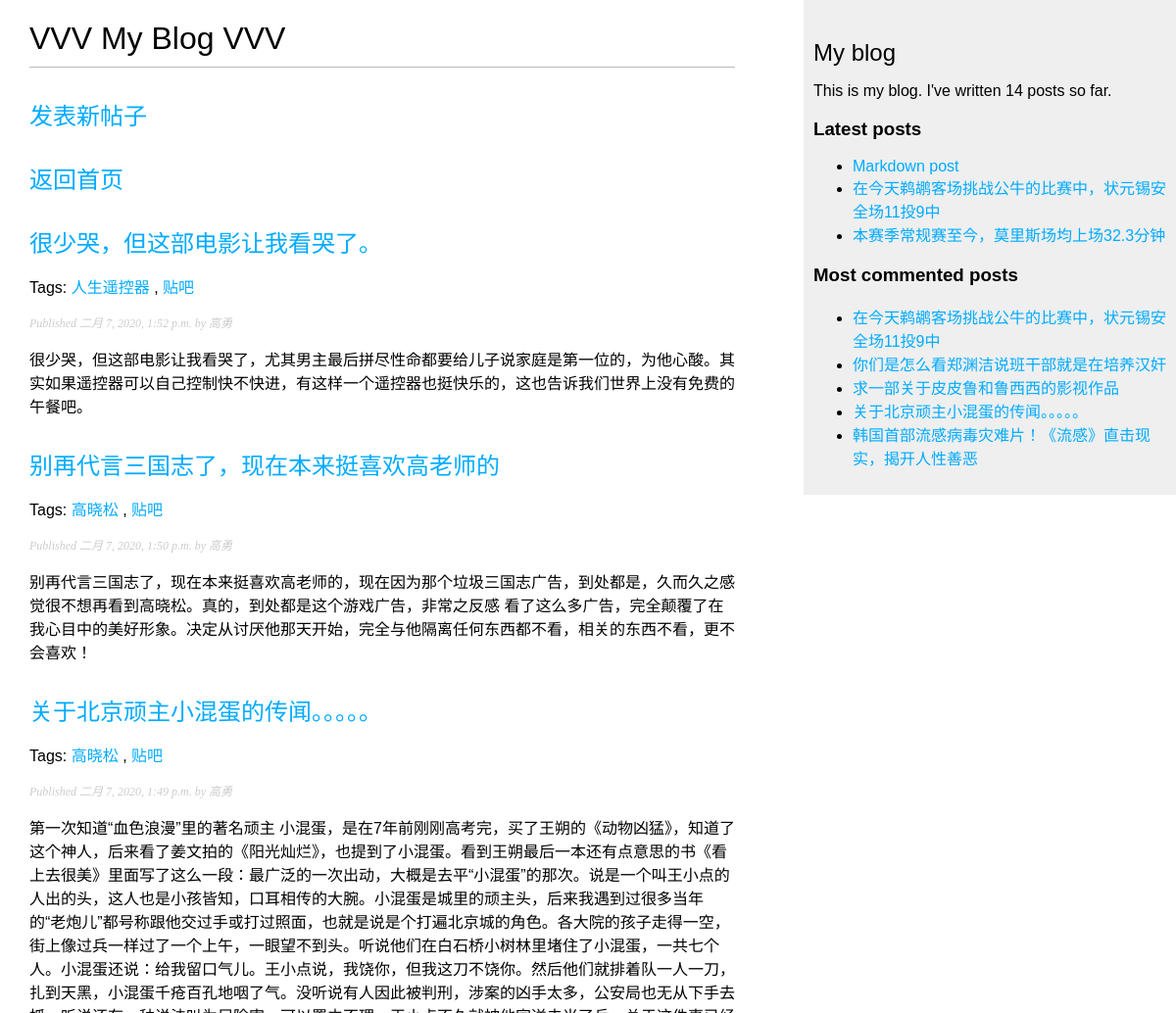
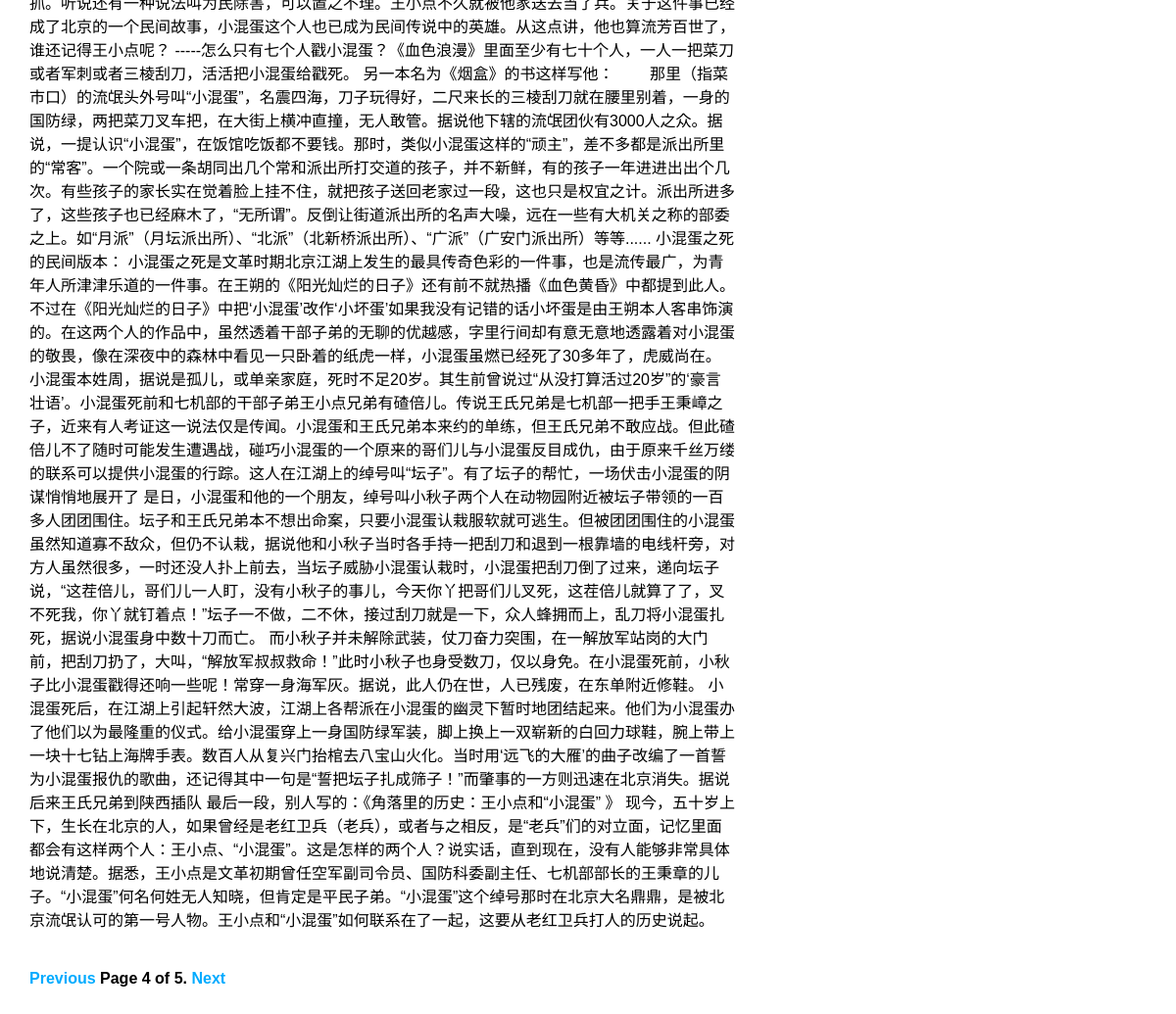
The app's page /blog/?page=4 with its own data (2 pictures, top to bottom).
### blog/models.py (models this page shows, shortened)
class Post(models.Model):
    STATUS_CHOICES = (
        ('draft', 'Draft'),
        ('published', 'Published'),
    )
    title = models.CharField(max_length=250)
    slug = models.SlugField(max_length=250,
                            unique_for_date='publish')
    author = models.ForeignKey(User,
                               on_delete=models.CASCADE,
                               related_name='blog_posts')  # 查询作者名字就用author__username
    body = models.TextField()
    publish = models.DateTimeField(default=timezone.now)  # 查询年就用publish__year
    created = models.DateTimeField(auto_now_add=True)
    updated = models.DateTimeField(auto_now=True)
    status = models.CharField(max_length=10,
                              choices=STATUS_CHOICES,
                              default='draft')
    class Meta:
        ordering = ('-publish',)
    objects = models.Manager()  # The default manager.
    published = PublishedManager()  # Our custom manager.
    def get_absolute_url(self):
        return reverse('blog:post_detail',
                       args=[self.publish.year,
                             self.publish.month,
                             self.publish.day,
                             self.slug])
    tags = TaggableManager()

### blog/views.py (the view)
# urls.py: path('', views.post_list, name='post_list'),
def post_list(request, tag_slug=None):  # 虽然tag_slug=None,但是tag_slug还是可以接收标签参数。
    object_list = Post.published.all()
    tag = None
    if tag_slug:
        tag = get_object_or_404(Tag, slug=tag_slug)
        object_list = object_list.filter(tags__in=[tag])
    paginator = Paginator(object_list, 3)  # 每页3个帖子
    page = request.GET.get('page')  # 网页上取的当前page号码
    try:
        posts = paginator.page(page)
    except PageNotAnInteger:
        posts = paginator.page(1)  # 如果网页上取的当前page号码不是整数，则提交第一个页面。
    except EmptyPage:
        posts = paginator.page(paginator.num_pages)  # 如果网页上取的当前page号码超出范围，则提交最后一页的结果。
    return render(request,
                  'blog/post/list.html',
                  {'page': page,
                   'posts': posts,
                   'tag': tag})

### blog/models.py (called while the page is built)
    def get_queryset(self):
        return super(PublishedManager, self).get_queryset()\
                                             .filter(status='published')

### blog/templatetags/blog_tags.py (called while the page is built)
@register.simple_tag
def total_posts():
    return Post.published.count()

@register.simple_tag
def get_most_commented_posts(count=5):
    return Post.published.annotate(total_comments=Count('comments')).order_by('-total_comments')[:count]

@register.inclusion_tag('blog/post/latest_posts.html')
def show_latest_post(count=5):
    latest_posts = Post.published.order_by('-publish')[:count]
    return {'latest_posts': latest_posts}

@register.filter(name='markdown')
def markdown_format(text):
    return mark_safe(markdown.markdown(text))

### templates/blog/post/list.html (shortened to what this page needs)
{% extends "blog/base.html" %}
{% load blog_tags %}
{% block content %}
    <h1>VVV My Blog VVV</h1>
    <h2><a href="http://222.25.2.37:8000/admin/blog/post/add/">发表新帖子</a></h2>
    <h2><a href="{% url "blog:post_list" %}">返回首页</a></h2>
    {% for post in posts %}
        <h2>
            <a href="{{ post.get_absolute_url }}">
                {{ post.title }}
            </a>
        </h2>
        <p class="tags">
            Tags:
            {% for tag in post.tags.all %}
                <a href="{% url "blog:post_list_by_tag" tag.slug %}">
                    {{ tag.name }}
                </a>
                {% if not forloop.last %}, {% endif %}
            {% endfor %}
        </p>
        <p class="date">
            Published {{ post.publish }} by {{ post.author }}
        </p>
        {{ post.body|markdown|truncatewords_html:30 }}
    {% endfor %}
    {% include "pagination.html" with page=posts %}
{% endblock %}

### templates/blog/base.html (shortened to what this page needs)
{% load blog_tags %}
{% load static %}
<!DOCTYPE html>
<html lang="en">
<head>
    <link href="{% static "css/blog.css" %}" rel="stylesheet">
</head>
<body>
    <div id="content">
        {% block content %}
        {% endblock %}
    </div>
    <div id="sidebar">
        <h2>My blog</h2>
        <p>This is my blog. I've written {% total_posts %} posts so far.</p>
        <h3>Latest posts</h3>
        {% show_latest_post 3 %}
        <h3>Most commented posts</h3>
        {% get_most_commented_posts as most_commented_posts %}
        <ul>
            {% for post in most_commented_posts %}
                <li>
                    <a href="{{ post.get_absolute_url }}">{{ post.title }}</a>
                </li>
            {% endfor %}
        </ul>
    </div>
</body>
</html>

### templates/blog/post/latest_posts.html (shortened to what this page needs)
<!DOCTYPE html>
<html lang="en">
<head>
</head>
<body>
    <ul>
        {% for post in latest_posts %}
            <li>
                <a href="{{ post.get_absolute_url }}">{{ post.title }}</a>
            </li>
        {% endfor %}
    </ul>
</body>
</html>

### blog/static/css/blog.css (style rules this page uses)
body { margin:0; padding:0; font-family:helvetica, sans-serif; }
a { color:#00abff; text-decoration:none; }
h1 { font-weight:normal; border-bottom:1px solid #bbb; padding:0 0 10px 0; }
h2 { font-weight:normal; margin:30px 0 0; }
#content { float:left; width:60%; padding:0 0 0 30px; }
#sidebar { float:right; width:30%; padding:10px; background:#efefef; height:100%; }
p.date { color:#ccc; font-family: georgia, serif; font-size: 12px; font-style: italic; }

### records on screen
Post: title "很少哭，但这部电影让我看哭了。", publish "二月 7, 2020, 1:52 p.m.", author "高勇", body "很少哭，但这部电影让我看哭了，尤其男主最后拼尽性命都要给儿子说家庭是第一位的，为他心酸。其实如果遥控器可以自己控制快不快进，有这样一个遥控器也挺快乐的，这也告诉我们世界上没有免费的午餐吧。"
Tag: name "人生遥控器"
Tag: name "贴吧"
Post: title "别再代言三国志了，现在本来挺喜欢高老师的", publish "二月 7, 2020, 1:50 p.m.", author "高勇", body "别再代言三国志了，现在本来挺喜欢高老师的，现在因为那个垃圾三国志广告，到处都是，久而久之感觉很不想再看到高晓松。真的，到处都是这个游戏广告，非常之反感 看了这么多广告，完全颠覆了在我心目中的美好形象。决定从讨厌他那天开始，完全与他隔离任何东西都不看，相关的东西不看，更不会喜欢！"
Tag: name "高晓松"
Post: title "关于北京顽主小混蛋的传闻。。。。。", publish "二月 7, 2020, 1:49 p.m.", author "高勇", body "第一次知道“血色浪漫”里的著名顽主 小混蛋，是在7年前刚刚高考完，买了王朔的《动物凶猛》，知道了这个神人，后来看了姜文拍的《阳光灿烂》，也提到了小混蛋。看到王朔最后一本还有点意思的书《看上去很美》里面写了这么一段：最广泛的一次出动，大概是去平“小混蛋”的那次。说是一个叫王小点的人出的头，这人也是小孩皆知，口耳相传的大腕。小混蛋是城里的顽主头，后来我遇到过很多当年的“老炮儿”都号称跟他交过手或打过照面，也就是说是个打遍北京城的角色。各大院的孩子走得一空，街上像过兵一样过了一个上午，一眼望不到头。听说他们在白石桥小树林里堵住了小混蛋，一共七个人。小混蛋还说：给我留口气儿。王小点说，我饶你，但我这刀不饶你。然后他们就排着队一人一刀，扎到天黑，小混蛋千疮百孔地咽了气。没听说有人因此被判刑，涉案的凶手太多，公安局也无从下手去抓。听说还有一种说法叫为民除害，可以置之不理。王小点不久就被他家送去当了兵。关于这件事已经成了北京的一个民间故事，小混蛋这个人也已成为民间传说中的英雄。从这点讲，他也算流芳百世了，谁还记得王小点呢？ -----怎么只有七个人戳小混蛋？《血色浪漫》里面至少有七十个人，一人一把菜刀或者军刺或者三棱刮刀，活活把小混蛋给戳死。 另一本名为《烟盒》的书这样写他：…"
Post: title "Markdown post"
Post: title "在今天鹈鹕客场挑战公牛的比赛中，状元锡安全场11投9中"
Post: title "本赛季常规赛至今，莫里斯场均上场32.3分钟"
Post: title "你们是怎么看郑渊洁说班干部就是在培养汉奸"
Post: title "求一部关于皮皮鲁和鲁西西的影视作品"
Post: title "韩国首部流感病毒灾难片！《流感》直击现实，揭开人性善恶"

### other values on screen
{{ page.number }} "4"
{{ page.paginator.num_pages }} "5"
